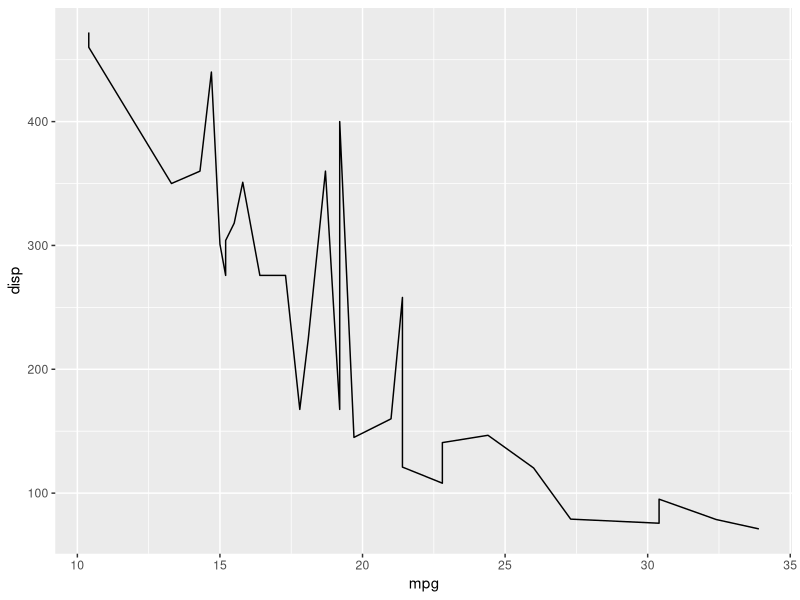
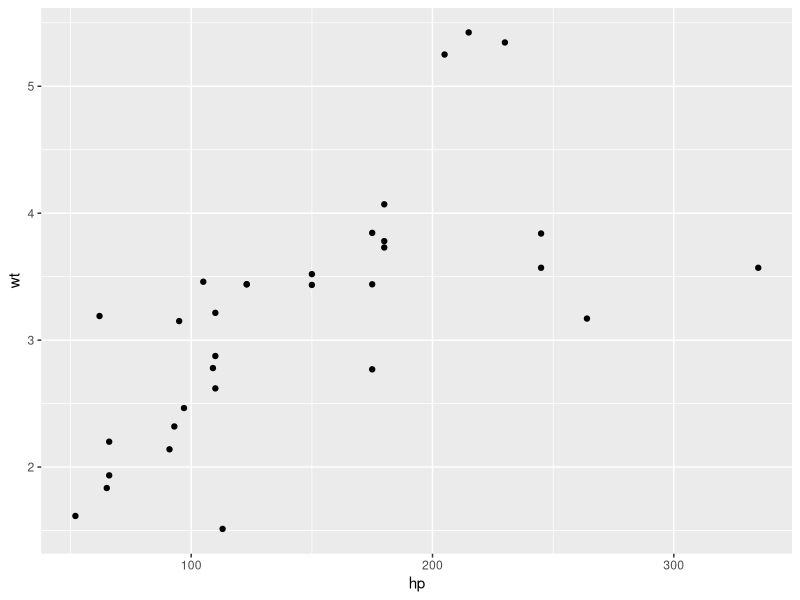
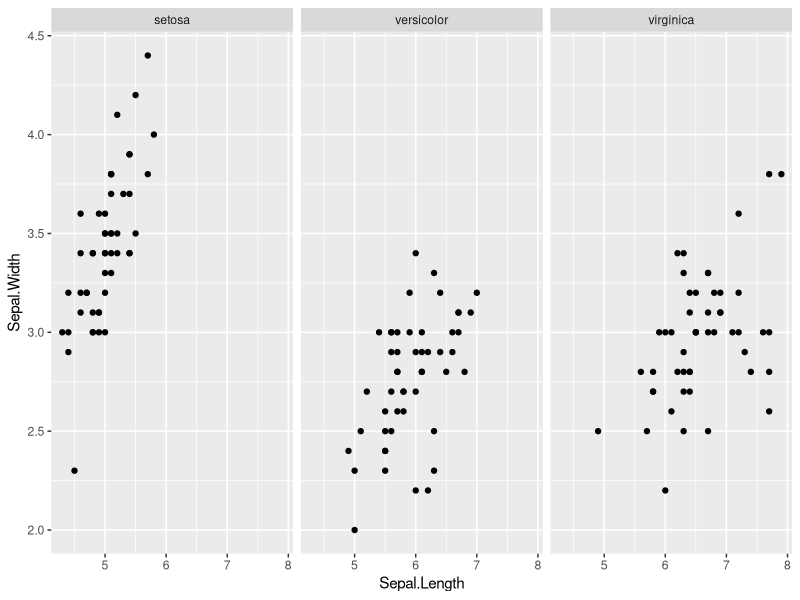
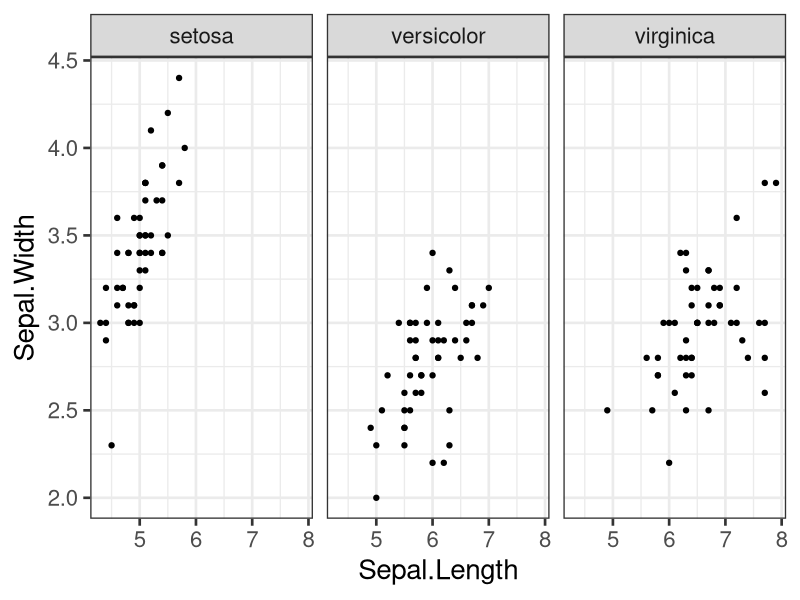
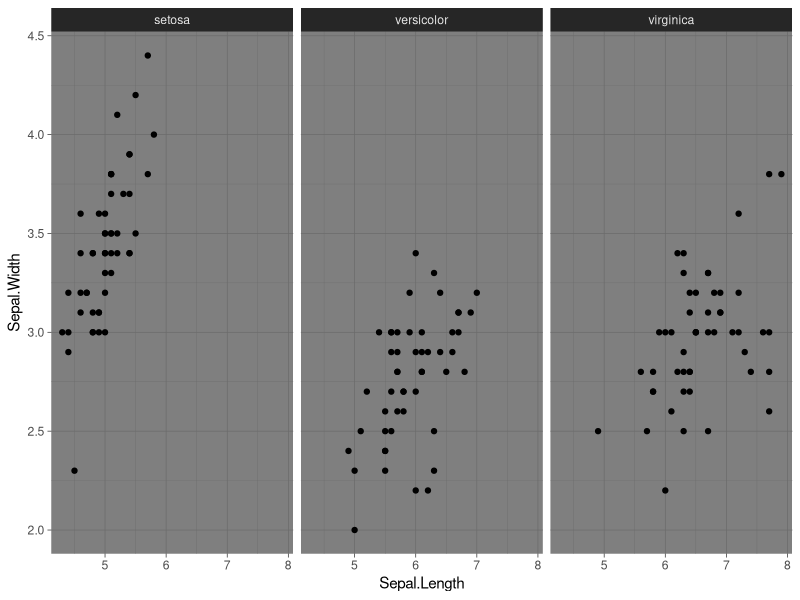
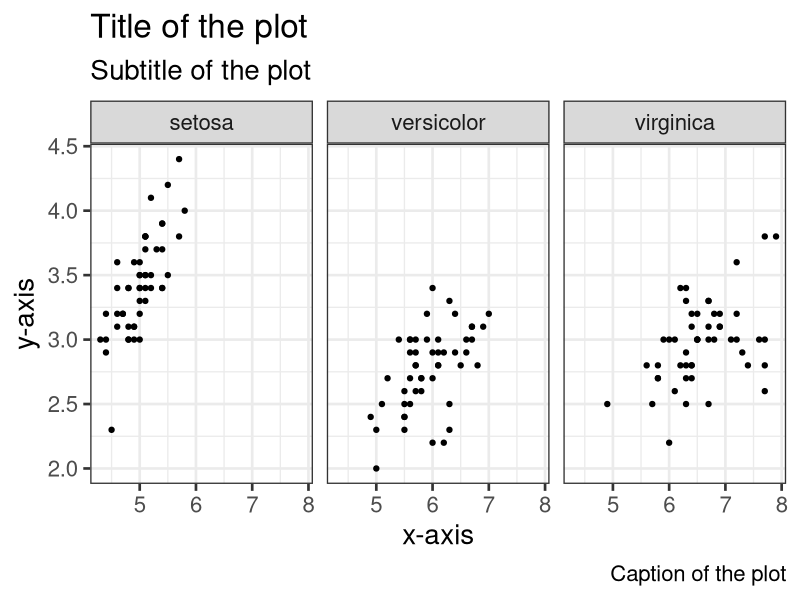
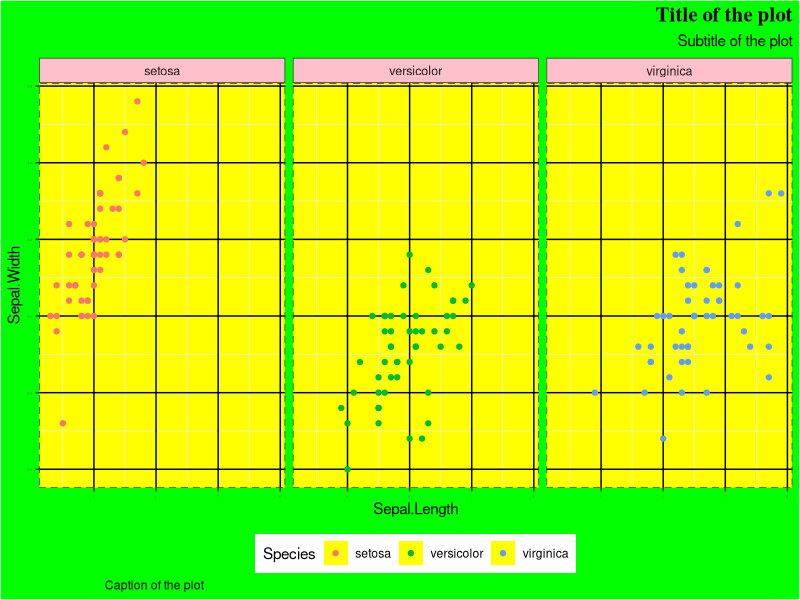
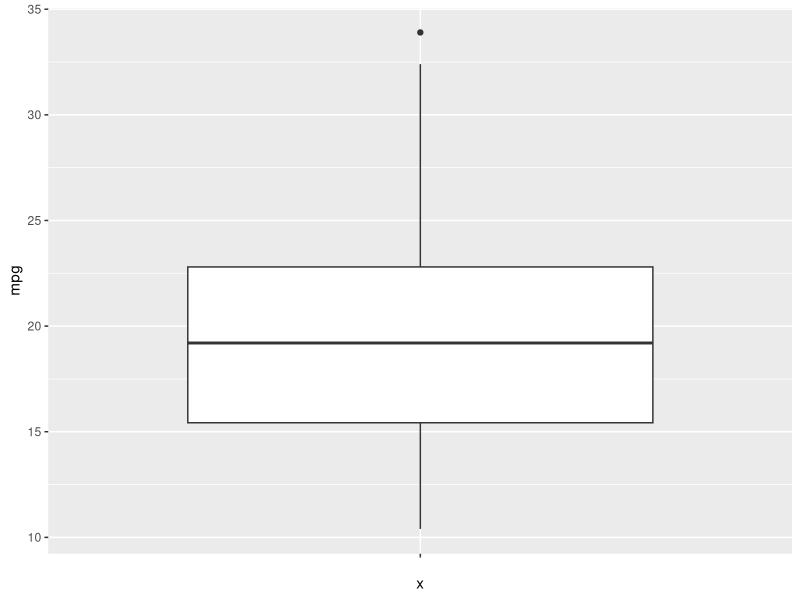

These figures' R source, in order:
## ---- chunk 1
knitr::opts_chunk$set(echo = TRUE)
## ---- chunk 2
library(ggplot2)
## ---- chunk 3
library(ggplot2)
mtcars->df

# Line chart
ggplot(df, aes(x = mpg, y = disp)) +
  geom_line() ->p1
p1

# Scatter plot
ggplot(df, aes(x = hp, y = wt)) +
  geom_point() ->p2
p2

## ---- chunk 4
library(ggplot2)
iris->dataset

ggplot(dataset, aes(x = Sepal.Length, y = Sepal.Width)) +
  geom_point() ->p

p+ facet_wrap(~Species)->p
p

## ---- chunk 5
library(ggplot2)

iris->dataset

# Scatter Plot
ggplot(dataset, aes(x = Sepal.Length, y = Sepal.Width)) +
  geom_point() ->p

p+ facet_wrap(~Species)->p

## theme_bw()
p+theme_bw(base_size=20)->p1
p1

## theme_dark()
p+theme_dark()->p2
p2
## ---- chunk 6
library(ggplot2)

iris->dataset

# Scatter Plot
ggplot(dataset, aes(x = Sepal.Length, y = Sepal.Width)) +
  geom_point() ->p

p+ facet_wrap(~Species)->p

## theme_bw()
p+theme_bw(base_size=20)->p

## Lab Function
p+labs(title = "Title of the plot",
       subtitle = "Subtitle of the plot",
       caption = "Caption of the plot",
       x = "x-axis",
       y = "y-axis")->p
p
## ---- chunk 7
library(ggplot2)

iris->dataset

# Scatter Plot
ggplot(dataset, aes(x = Sepal.Length, y = Sepal.Width, color = Species)) +
  geom_point() ->p

p+ facet_wrap(~Species)->p

## theme of the plot
p+theme_bw()->p

## Lab Function
p+labs(title = "Title of the plot",
       subtitle = "Subtitle of the plot",
       caption = "Caption of the plot")->p

## theme function
p+theme(legend.position = "bottom",
        plot.title = element_text(family = "serif",              # Font family
                                  face = "bold",                 # Font face
                                  size = 15,                     # Font size
                                  hjust = 1,                     # Horizontal adjustment
                                  vjust = 1),                   # Vertical adjustment
        plot.subtitle = element_text(hjust = 1),
        plot.caption = element_text(hjust = 0.1),
        panel.background = element_rect(fill = "yellow"),
        axis.text = element_text(size = 2),
        strip.background = element_rect(fill = "pink"),
        strip.text = element_text(size = 9),
        plot.background = element_rect(fill = "green"),
        panel.border = element_rect(linetype = "dashed"),
        panel.grid.major = element_line(colour = "black"))->p 
p
## ---- chunk 8
library(ggplot2)

mtcars->df

# Box plot
p1 <- ggplot(df, aes(x = "", y = mpg)) +
  geom_boxplot()

# Density plot
p2 <- ggplot() +
  stat_function(fun = dnorm, geom = "density",
                xlim = c(-3, 3), fill = "white") 

# Line chart
p3 <- ggplot(df, aes(x = mpg, y = disp)) +
  geom_line(color = "gray20")

# Scatter plot
p4 <- ggplot(df, aes(x = hp, y = wt)) +
  geom_point(color = "gray20")

# View the plots
p1
p2
p3
p4
## ---- chunk 9
# install.packages("gridExtra")
library(ggplot2)
library(gridExtra)

# Combine the plots with gridExtra
grid.arrange(p2, p3, p1, p4) 
